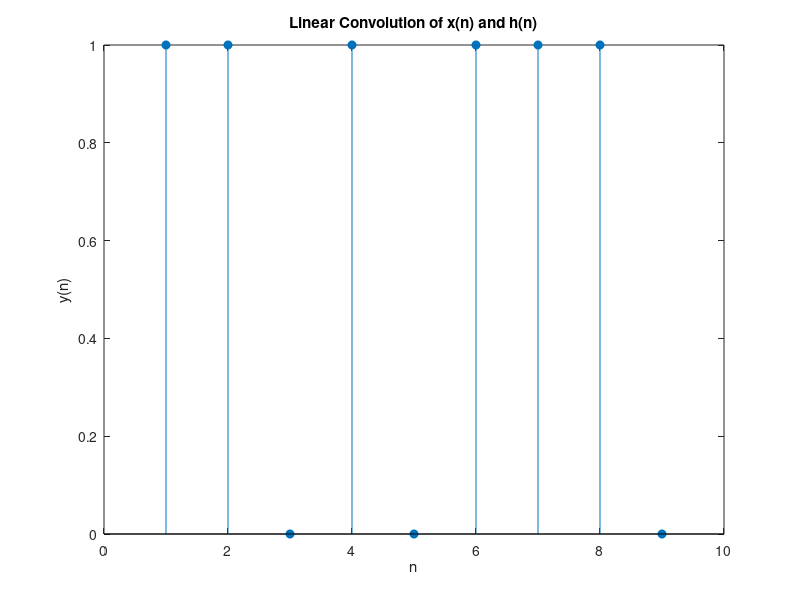

Source code (MATLAB):
clc;
clear all;
close all;

x = [1 1 -1 0 1 1];
h = [1 0 1 0];
n1 = [-1 0 1 2 3 4];
n2 = [1 2 3 4];
N1 = length(n1);
N2 = length(n2);

X =[ x,zeros(1,N2-1)];
H = [h,zeros(1,N2-1)];

L = N1+N2-1;
disp("the length of the convolution is:");
disp(L);

y = zeros(1,L);
for i = 1:L
    for j = 1:N1
        if (i-j+1>0) && (i-j+1<=N2)
            y(i) = y(i) + X(j) * H(i-j+1);
        end
    end
end
disp("The convolution result y:");
disp(y);
stem(y,'filled');
xlabel("n");
ylabel("y(n)");
title("Linear Convolution of x(n) and h(n)");
